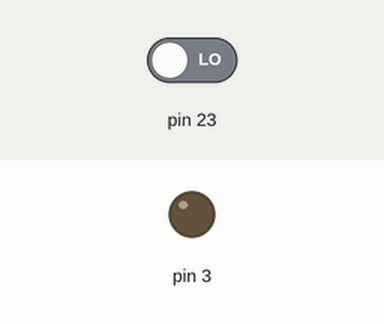
The sketch below on a simulated Arduino Uno, built with avr-gcc and run on an emulated ATmega328P. On the bench: output pins drawn as LEDs (lit = HIGH). The test bench sets the inputs (shaded band); at power-on: pin 23 LOW. What the sketch prints to the serial monitor is not drawn.

Above: at 1.6 s.
At 4.2 s:
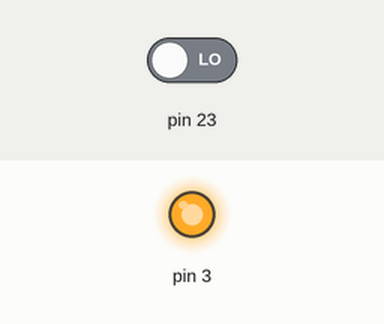
Timing chart, 0 to 9.6 s (numbered marks = the images above):
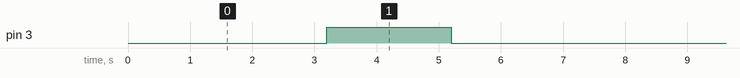

Measured:
- by itself, pin 3: alternates HIGH for 2.0 s and LOW for 5.4 s

The sketch:

single_signal-test.ino
```cpp
class TrafficSignal {
public:
  TrafficSignal(int red, int yellow, int green, int echo, int trig)
  : m_Red(red), m_Yellow(yellow), m_Green(green), m_Echo(echo), m_Trig(trig) {
  }

  void attach() {
    pinMode(m_Red, OUTPUT);
    pinMode(m_Yellow, OUTPUT);
    pinMode(m_Green, OUTPUT);
    pinMode(m_Trig, OUTPUT);
    pinMode(m_Echo, INPUT);
  }

  bool detected() {
    double dist = distance();
    Serial.print("Distance:");
    Serial.println(dist);
    return dist < 5.0;
  }

  void update() {
    digitalWrite(m_Red, HIGH);
    delay(200);
  }

  void executeSequence() {
    low();
    digitalWrite(m_Red, HIGH);
    delay(2000);
    digitalWrite(m_Red, LOW);
    digitalWrite(m_Yellow, HIGH);
    delay(2000);
    digitalWrite(m_Yellow, LOW);
    digitalWrite(m_Green, HIGH);
    delay(2000);
    digitalWrite(m_Green, LOW);
  }

private:
  int m_Red, m_Yellow, m_Green, m_Echo, m_Trig;

  double distance() {
    digitalWrite(m_Trig, LOW);
    delayMicroseconds(2);
    digitalWrite(m_Trig, HIGH);
    delayMicroseconds(10);
    digitalWrite(m_Trig, LOW);
    long duration = pulseIn(m_Echo, HIGH);
    return 1.0*duration*0.034/2.0;
  }

  void low() {
    digitalWrite(m_Red, LOW);
    digitalWrite(m_Yellow, LOW);
    digitalWrite(m_Green, LOW);
  }
};

TrafficSignal ts(32,3,21,23,22);

void setup() {
  Serial.begin(115200);
  ts.attach();
}

void loop() {
  ts.update();
  if (ts.detected()) {
    ts.executeSequence();
  }
  delay(200);
}
```
